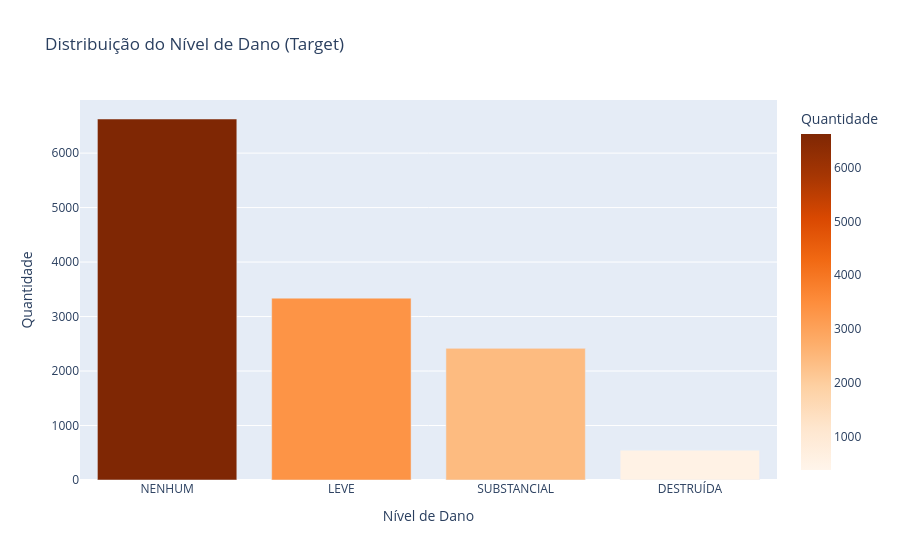

Notebook code for this chart:
### Markdown cell above
### 3.3 — Distribuição da Variável-Alvo: Nível de Dano

Segue a taxonomia CENIPA/ICAO [1]: **NENHUM** (sem dano físico), **LEVE** (reparável), **SUBSTANCIAL** (dano estrutural extenso) e **DESTRUÍDA** (perda total). A distribuição empiricamente desbalanceada — DESTRUÍDA representa ~4% dos registros — constitui o principal desafio de modelagem.

O desbalanceamento de classes em domínios de segurança crítica é documentado na literatura [6]: eventos de maior severidade são intrinsecamente raros por resultarem do alinhamento simultâneo de múltiplas falhas em barreiras independentes — modelo de Reason [7]. A acurácia global é inadequada como métrica; o **F1-score ponderado** é adotado por penalizar modelos que ignoram classes minoritárias [8].

### Code cell
dano_counts = df['aeronave_nivel_dano'].value_counts(dropna=False)
print('Distribuição de aeronave_nivel_dano:')
print(dano_counts)

dano_df = dano_counts.reset_index()
dano_df.columns = ['nivel_dano', 'count']

fig = px.bar(
    dano_df, x='nivel_dano', y='count',
    title='Distribuição do Nível de Dano (Target)',
    labels={'nivel_dano': 'Nível de Dano', 'count': 'Quantidade'},
    color='count',
    color_continuous_scale='Oranges'
)
fig.show()

### Figure 1 — Plotly figure (JSON) as saved in the notebook; plotly's stock layout.template omitted (floating-point values rounded to 4 significant figures)
{"data": [{"hovertemplate": "Nível de Dano=%{x}<br>Quantidade=%{marker.color}<extra></extra>", "legendgroup": "", "marker": {"color": [6626, 3338, 2416, 548, 373], "coloraxis": "coloraxis", "pattern": {"shape": ""}}, "name": "", "orientation": "v", "showlegend": false, "textposition": "auto", "type": "bar", "x": ["NENHUM", "LEVE", "SUBSTANCIAL", "DESTRUÍDA", null], "xaxis": "x", "y": [6626, 3338, 2416, 548, 373], "yaxis": "y"}], "layout": {"barmode": "relative", "coloraxis": {"autocolorscale": false, "colorbar": {"title": {"text": "Quantidade"}}, "colorscale": [[0, "rgb(255,245,235)"], [0.125, "rgb(254,230,206)"], [0.25, "rgb(253,208,162)"], [0.375, "rgb(253,174,107)"], [0.5, "rgb(253,141,60)"], [0.625, "rgb(241,105,19)"], [0.75, "rgb(217,72,1)"], [0.875, "rgb(166,54,3)"], [1, "rgb(127,39,4)"]]}, "legend": {"tracegroupgap": 0}, "title": {"text": "Distribuição do Nível de Dano (Target)"}, "xaxis": {"anchor": "y", "domain": [0, 1], "title": {"text": "Nível de Dano"}}, "yaxis": {"anchor": "x", "domain": [0, 1], "title": {"text": "Quantidade"}}}}
